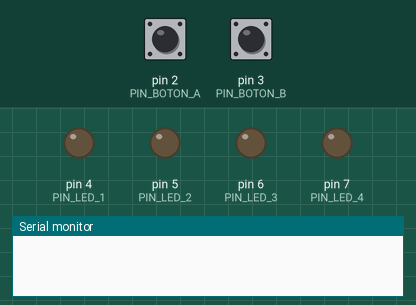
Simulated run of this sketch. Board: Arduino Uno, built with avr-gcc and run on an emulated ATmega328P. On the bench: output pins drawn as LEDs (lit = HIGH), the last lines printed to the serial monitor. Inputs (shaded band) come from the test bench; at power-on: pin 3 (PIN_BOTON_B) LOW, pin 2 (PIN_BOTON_A) LOW.

Above: at 1.2 s.
1.3 s: pin 3 (PIN_BOTON_B) pulled HIGH for 0.25 s
At 1.9 s:
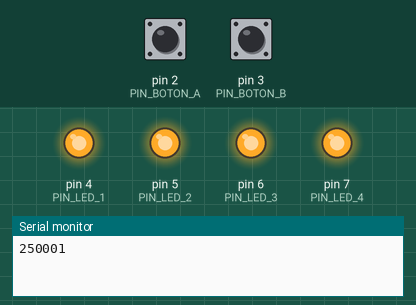
3.0 s: pin 2 (PIN_BOTON_A) pulled HIGH for 0.25 s
At 4.4 s:
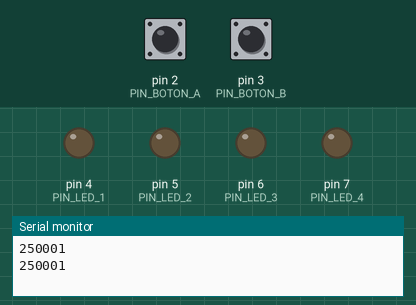
4.7 s: pin 3 (PIN_BOTON_B) pulled HIGH for 1 s
At 6.9 s:
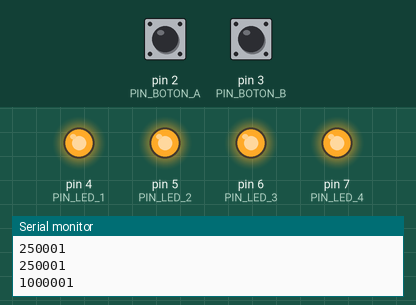
Timing chart, 0 to 8.4 s (numbered marks = the images above; inputs shaded):
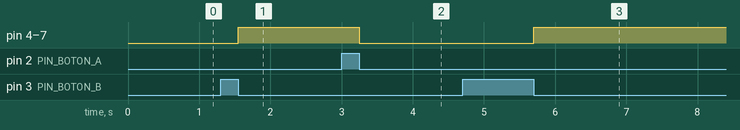

The sketch:

Ejercicio08-Oscar.ino
```cpp
#define PIN_BOTON_B 3
#define PIN_BOTON_A 2
#define PIN_LED_1 4
#define PIN_LED_2 5
#define PIN_LED_3 6
#define PIN_LED_4 7

unsigned long duration;

void setup() {

  Serial.begin(9600);
  pinMode(PIN_BOTON_B, INPUT);
  pinMode(PIN_BOTON_B, INPUT);
  pinMode(PIN_LED_1, OUTPUT);
  pinMode(PIN_LED_2, OUTPUT);
  pinMode(PIN_LED_3, OUTPUT);
  pinMode(PIN_LED_4, OUTPUT);

}

void loop() {

  duration = pulseIn(PIN_BOTON_B, HIGH,10000000);
  Serial.println (duration);
  if (duration > 2000000);
  { digitalWrite(PIN_LED_1, HIGH);
    digitalWrite(PIN_LED_2, HIGH);
    digitalWrite(PIN_LED_3, HIGH);
    digitalWrite(PIN_LED_4, HIGH);
  }
    duration = pulseIn(PIN_BOTON_A, HIGH,10000000);
  Serial.println (duration);
  if (duration > 2000000);
  { digitalWrite(PIN_LED_1, LOW);
    digitalWrite(PIN_LED_2, LOW);
    digitalWrite(PIN_LED_3, LOW);
    digitalWrite(PIN_LED_4, LOW);
  }
}
```

Measured:
- after the input at 1.3 s, pin 4 (PIN_LED_1), pin 5 (PIN_LED_2), pin 6 (PIN_LED_3), pin 7 (PIN_LED_4): LOW → HIGH after 0.25 s
- after the input at 3.0 s, pin 4 (PIN_LED_1), pin 5 (PIN_LED_2), pin 6 (PIN_LED_3), pin 7 (PIN_LED_4): HIGH → LOW after 0.25 s
- after the input at 4.7 s, pin 4 (PIN_LED_1), pin 5 (PIN_LED_2), pin 6 (PIN_LED_3), pin 7 (PIN_LED_4): LOW → HIGH after 1.0 s
